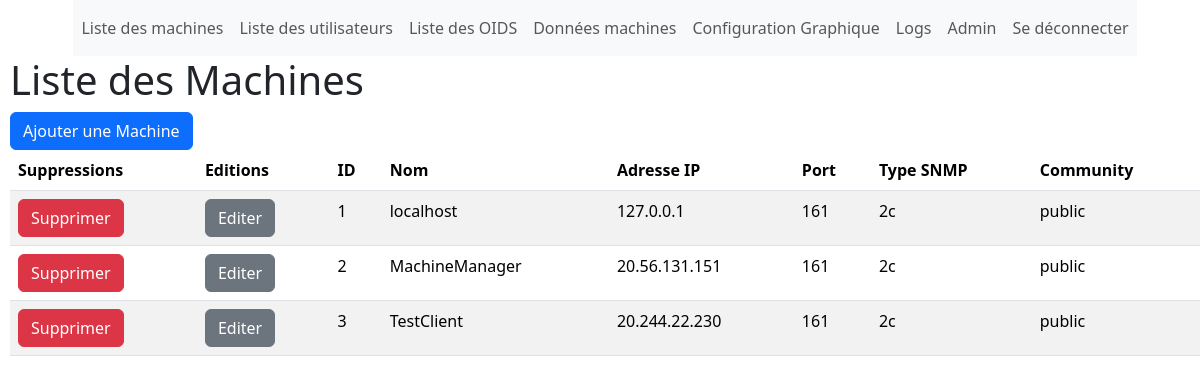
The page /menu_principal/machines (signed in) on the database its author committed.
### configuration/models.py (models this page shows, shortened)
class Machine(models.Model):
    name = models.CharField(max_length=255)
    IPAdresse = models.GenericIPAddressField()
    port = models.IntegerField(default=161)
    SNMP_CHOICES = [
        ('1', 'Version 1'),
        ('2c', 'Version 2c'),
        ('3', 'Version 3')
    ]
    SNMPType = models.CharField(max_length=3, choices=SNMP_CHOICES, default='1')
    Community = models.CharField(max_length=255, default=None)

### configuration/views.py (the view)
# urls.py: path('machines', views.liste_machines, name='liste_machines'),
@login_required
def liste_machines(request):
    machines = Machine.objects.all()
    return render(request, 'liste_machines.html', {'machines': machines})

### configuration/templates/liste_machines.html (shortened to what this page needs)
{% include 'template.html' %}
<!DOCTYPE html>
<html lang="fr">
<head>
</head>
<body>
    <h1>Liste des Machines</h1>
    <a class="btn btn-primary" href="{% url 'add_machine' %}">Ajouter une Machine</a></li>
    <table class="table table-striped">
        <thead>
            <tr>
                <th>Suppressions</th>
                <th>Editions</th>
                <th>ID</th>
                <th>Nom</th>
                <th>Adresse IP</th>
                <th>Port</th>
                <th>Type SNMP</th>
                <th>Community</th>
            </tr>
        </thead>
        <tbody>
            {% for machine in machines %}
            <tr>
                <td><a class="btn btn-danger" href="{% url 'delete_machine' machine.id %}">Supprimer</a></td>
                <td><a class="btn btn-secondary" href="{% url 'edit_machine' machine.id %}">Editer</a></td>
                <td>{{ machine.id }}</td>
                <td>{{ machine.name }}</td>
                <td>{{ machine.IPAdresse }}</td>
                <td>{{ machine.port }}</td>
                <td>{{ machine.SNMPType }}</td>
                <td>{{ machine.Community }}</td>
            </tr>
            {% endfor %}
        </tbody>
    </table>
</body>
</html>

### configuration/templates/template.html (style rules this page uses)
body { margin-left: 10px; }

### rows shown on the page
Machine: id "1", name "localhost", IPAdresse "127.0.0.1", port "161", SNMPType "2c", Community "public"
Machine: id "2", name "MachineManager", IPAdresse "20.56.131.151", port "161", SNMPType "2c", Community "public"
Machine: id "3", name "TestClient", IPAdresse "20.244.22.230", port "161", SNMPType "2c", Community "public"
